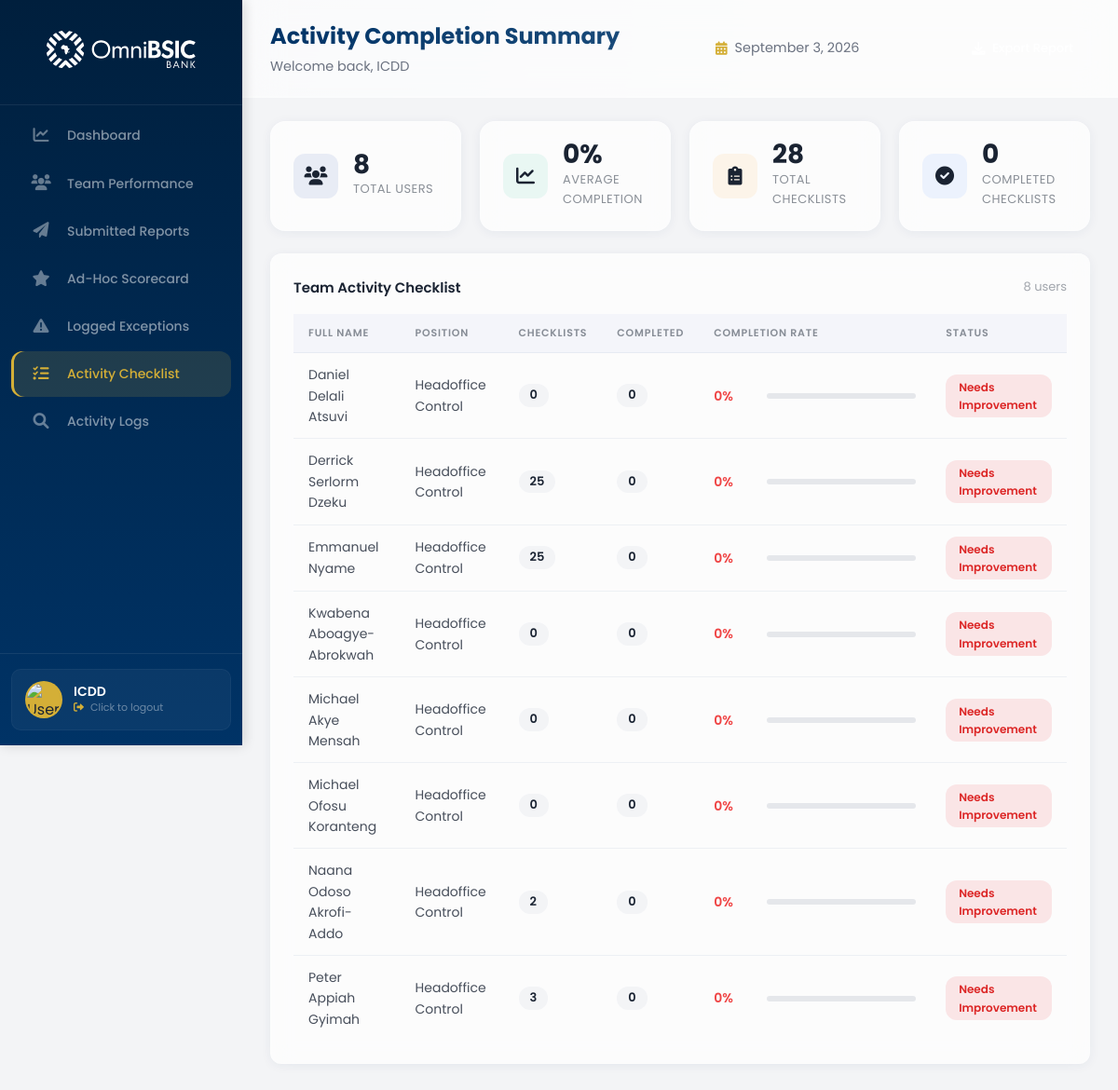
The app's page /adminboard/supervisor/checklist/ (signed in) with its own data.
### control_dashboard/models.py (models this page shows, shortened)
class UserProfile(models.Model):
    ROLE_CHOICES = [
        ('admin', 'Admin'),
        ('supervisor', 'Supervisor'),
        ('member', 'Member'),
    ]
    POSITION_CHOICES = [
        ('hc', 'Headoffice Control'),
        ('cc', 'Cluster Control'),
    ]
    STATUS_CHOICES = [
        ('active', 'Active'),
        ('inactive', 'Inactive'),
    ]
    user = models.OneToOneField(
        User,
        on_delete=models.CASCADE,
        related_name='profile',
        null=True,
        blank=True
    )
    email = models.EmailField(unique=True)
    full_name = models.CharField(max_length=200)
    username = models.CharField(max_length=150, unique=True, blank=True, null=True)
    position = models.CharField(max_length=50, choices=POSITION_CHOICES, default='member')
    role = models.CharField(max_length=50, choices=ROLE_CHOICES, default='member')
    status = models.CharField(max_length=50, choices=STATUS_CHOICES, default='active')
    created_at = models.DateTimeField(auto_now_add=True)
    updated_at = models.DateTimeField(auto_now=True)
    class Meta:
        db_table = 'user_profiles'
        ordering = ['full_name']

### control_dashboard/views.py (the view)
# urls.py: path('supervisor/checklist/', views.supervisor_checklist, name='supervisor_checklist'),
@login_required
def supervisor_checklist(request):
    try:
        user_profile = UserProfile.objects.get(email=request.user.email)
        if user_profile.role != 'supervisor' and user_profile.role != 'admin':
            messages.error(request, 'You do not have permission to access this page.')
            return redirect_dashboard(request.user)
    except UserProfile.DoesNotExist:
        return redirect_dashboard(request.user)
    team_members = UserProfile.objects.filter(role='member', status='active').order_by('full_name')
    all_checklists = Checklist.objects.filter(is_active=True)
    user_completion_data = []
    total_users = team_members.count()
    total_completed = 0
    total_completion_rate = 0
    for member in team_members:
        assigned_checklists = all_checklists.filter(
            Q(assigned_users=member) |
            Q(assignment_target='all') |
            Q(assignment_target=member.position)
        ).distinct()
        total_assigned = assigned_checklists.count()
        completed_checklists = ChecklistLog.objects.filter(
            user=member,
            checklist__in=assigned_checklists
        ).values_list('checklist_id', flat=True).distinct().count()
        if total_assigned > 0:
            completion_rate = int((completed_checklists / total_assigned) * 100)
        else:
            completion_rate = 0
        if completion_rate >= 90:
            status = 'success'
            status_text = 'Excellent'
        elif completion_rate >= 70:
            status = 'warning'
            status_text = 'Good'
        elif completion_rate >= 40:
            status = 'warning'
            status_text = 'In Progress'
        else:
            status = 'danger'
            status_text = 'Needs Improvement'
        total_completed += completed_checklists
        if total_assigned > 0:
            total_completion_rate += completion_rate
        user_completion_data.append({
            'user': member,
            'total_checklists': total_assigned,
            'completed_checklists': completed_checklists,
            'completion_rate': completion_rate,
            'status': status,
            'status_text': status_text,
        })
    if total_users > 0 and sum(d['total_checklists'] for d in user_completion_data) > 0:
        avg_completion = int(total_completion_rate / total_users)
    else:
        avg_completion = 0
    user_completion_data.sort(key=lambda x: x['completion_rate'], reverse=True)
    context = {
        'user_profile': user_profile,
        'user_completion_data': user_completion_data,
        'total_users': total_users,
        'avg_completion': avg_completion,
        'total_checklists': all_checklists.count(),
        'total_completed': total_completed,
        'all_checklists': all_checklists,
    }
    return render(request, 'control_dashboard/checklist-sup.html', context)

### control_dashboard/templates/control_dashboard/checklist-sup.html (shortened to what this page needs)
{% extends 'control_dashboard/base.html' %}
{% load static %}
{% block extra_css %}
<link rel="stylesheet" href="{% static 'stylesheets/supervisor-checklist.css' %}" type="text/css">
{% endblock %}
{% block dashboard_url %}{% url 'control_dashboard:supervisor_dashboard' %}{% endblock %}
{% block nav_links %}
<li><a href="{% url 'control_dashboard:supervisor_dashboard' %}">
    <span class="nav-icon"><i class="fas fa-chart-line"></i></span>
    <span class="nav-text">Dashboard</span>
</a></li>
<li><a href="{% url 'control_dashboard:team_performance' %}">
    <span class="nav-icon"><i class="fas fa-users"></i></span>
    <span class="nav-text">Team Performance</span>
</a></li>
<li><a href="{% url 'control_dashboard:submitted_reports' %}">
    <span class="nav-icon"><i class="fas fa-paper-plane"></i></span>
    <span class="nav-text">Submitted Reports</span>
</a></li>
<li><a href="{% url 'control_dashboard:ad_hoc_scorecard' %}">
    <span class="nav-icon"><i class="fas fa-star"></i></span>
    <span class="nav-text">Ad-Hoc Scorecard</span>
</a></li>
<li><a href="{% url 'control_dashboard:logged_exceptions' %}">
    <span class="nav-icon"><i class="fas fa-exclamation-triangle"></i></span>
    <span class="nav-text">Logged Exceptions</span>
</a></li>
<li class="active"><a href="{% url 'control_dashboard:supervisor_checklist' %}">
    <span class="nav-icon"><i class="fas fa-tasks"></i></span>
    <span class="nav-text">Activity Checklist</span>
</a></li>
<li><a href="{% url 'control_dashboard:supervisor_activity_logs' %}">
    <span class="nav-icon"><i class="fas fa-search"></i></span>
    <span class="nav-text">Activity Logs</span>
</a></li>
{% endblock %}
{% block page_title %}Activity Completion Summary{% endblock %}
{% block top_header_right %}
<button class="btn-export-header" onclick="exportReport()" title="Export Activity Data">
    <i class="fas fa-download"></i> Export Report
</button>
{% endblock %}
{% block content %}
<div class="stats-grid">
    <div class="stat-card">
        <div class="stat-icon primary"><i class="fas fa-users"></i></div>
        <div class="stat-info">
            <span class="stat-value">{{ total_users|default:0 }}</span>
            <span class="stat-label">Total Users</span>
        </div>
    </div>
    <div class="stat-card">
        <div class="stat-icon success"><i class="fas fa-chart-line"></i></div>
        <div class="stat-info">
            <span class="stat-value">{{ avg_completion|default:0 }}%</span>
            <span class="stat-label">Average Completion</span>
        </div>
    </div>
    <div class="stat-card">
        <div class="stat-icon warning"><i class="fas fa-clipboard-list"></i></div>
        <div class="stat-info">
            <span class="stat-value">{{ total_checklists|default:0 }}</span>
            <span class="stat-label">Total Checklists</span>
        </div>
    </div>
    <div class="stat-card">
        <div class="stat-icon info"><i class="fas fa-check-circle"></i></div>
        <div class="stat-info">
            <span class="stat-value">{{ total_completed|default:0 }}</span>
            <span class="stat-label">Completed Checklists</span>
        </div>
    </div>
</div>
<div class="table-container">
    <div class="table-header">
        <h4>Team Activity Checklist</h4>
        <span class="user-count">{{ user_completion_data|length }} users</span>
    </div>
    <div class="table-responsive">
        <table class="checklist-table">
            <thead>
                <tr>
                    <th>Full Name</th>
                    <th>Position</th>
                    <th class="text-center">Checklists</th>
                    <th class="text-center">Completed</th>
                    <th style="width: 30%;">Completion Rate</th>
                    <th class="text-center">Status</th>
                </tr>
            </thead>
            <tbody>
                {% for data in user_completion_data %}
                <tr onclick="viewUserDetail({{ data.user.id }})" class="user-row" data-user="{{ data.user.id }}" style="cursor: pointer;">
                    <td class="font-bold">
                        {{ data.user.full_name|default:data.user.email }}
                    </td>
                    <td>{{ data.user.get_position_display|default:"Member" }}</td>
                    <td class="text-center"><span class="task-count-badge">{{ data.total_checklists }}</span></td>
                    <td class="text-center"><span class="task-count-badge">{{ data.completed_checklists }}</span></td>
                    <td>
                        <div class="performance-metric-wrapper">
                            <span class="score-text {% if data.completion_rate >= 90 %}text-success{% elif data.completion_rate >= 70 %}text-warning{% else %}text-danger{% endif %}">
                                {{ data.completion_rate }}%
                            </span>
                            <div class="progress-track">
                            </div>
                        </div>
                    </td>
                    <td class="text-center">
                        <span class="status-badge {% if data.status == 'success' %}active{% elif data.status == 'warning' %}pending{% else %}inactive{% endif %}">
                            {{ data.status_text }}
                        </span>
                    </td>
                </tr>
                {% endfor %}
            </tbody>
        </table>
    </div>
</div>
{% endblock %}

### control_dashboard/templates/control_dashboard/base.html (shortened to what this page needs)
{% load static %}
<!DOCTYPE html>
<html>
    <head>
        <link rel="stylesheet" href="{% static 'stylesheets/base.css' %}" type="text/css">
        <link rel="stylesheet" href="https://cdnjs.cloudflare.com/ajax/libs/font-awesome/6.0.0-beta3/css/all.min.css">
        {% block extra_css %}{% endblock %}
    </head>
    <body>
        <div class="page-wrapper">
            <div class="nav-bar">
                <div class="logo">
                    <a href="{% block dashboard_url %}{% url 'control_dashboard:member_dashboard' %}{% endblock %}">
                        <img src="{% static 'images/OmniBSIC_Bank_Logo.svg' %}" alt="Bank Logo">
                    </a>
                </div>
                <ul class="nav-links">
                    {% block nav_links %}{% endblock %}
                </ul>
                <div class="nav-footer">
                    <div class="nav-profile-card" onclick="logoutUser()" style="cursor: pointer;" title="Click to logout">
                        <div class="nav-profile-img-wrapper">
                            <img src="{% static 'images/user-avatar.jpg' %}" alt="User Profile Image">
                        </div>
                        <div class="nav-profile-info">
                            <h4 class="nav-user-name">{{ user_profile.full_name|default:"User" }}</h4>
                            <p class="nav-user-role">
                                <i class="fas fa-sign-out-alt" style="font-size: 11px; margin-right: 4px;"></i>
                                Click to logout
                            </p>
                        </div>
                    </div>
                </div>
            </div>
            <div class="main-content-wrapper">
                <div class="top-header">
                    <div class="top-header-left">
                        <span class="page-title">{% block page_title %}Dashboard{% endblock %}</span>
                        {% block page_subtitle %}
                        <span class="page-subtitle">Welcome back, {{ user_profile.full_name|default:"User" }}</span>
                        {% endblock %}
                    </div>
                    {% block top_header_center %}
                    <div class="top-header-center">
                        <span class="header-date">
                            <i class="fas fa-calendar-alt"></i>
                            {% now "F j, Y" %}
                        </span>
                    </div>
                    {% endblock %}
                    <div class="top-header-right">
                        {% block top_header_right %}{% endblock %}
                    </div>
                </div>
                <div class="main-content">
                    {% block content %}{% endblock %}
                </div>
            </div>
        </div>
    </body>
</html>

### control_dashboard/static/stylesheets/supervisor-checklist.css (style rules this page uses)
.stats-grid { display: grid; grid-template-columns: repeat(4, 1fr); gap: 20px; margin-bottom: 24px; }
.stat-card { background: var(--glass-bg); backdrop-filter: blur(12px); -webkit-backdrop-filter: blur(12px); border: 1px solid var(--glass-border); border-radius: 16px; padding: 18px 24px; display: flex; align-items: center; gap: 16px; transition: all 0.3s ease; box-shadow: 0 2px 12px var(--glass-shadow); }
.stat-icon { width: 48px; height: 48px; border-radius: 12px; display: flex; align-items: center; justify-content: center; font-size: 20px; flex-shrink: 0; }
.stat-icon.primary { background: rgba(0, 51, 153, 0.08); color: var(--omni-primary); }
.stat-icon.success { background: rgba(16, 185, 129, 0.08); color: var(--omni-success); }
.stat-icon.warning { background: rgba(245, 158, 11, 0.08); color: var(--omni-warning); }
.stat-icon.info { background: rgba(59, 130, 246, 0.08); color: var(--omni-info); }
.stat-info { flex: 1; }
.stat-value { display: block; font-size: 28px; font-weight: 700; color: #1a2332; line-height: 1.2; }
.stat-label { display: block; font-size: 13px; color: rgba(26, 35, 50, 0.5); font-weight: 400; }
.table-responsive { overflow-x: auto; }
.checklist-table { width: 100%; border-collapse: collapse; background: transparent; font-size: 14px; }
.checklist-table thead { background: rgba(0, 51, 153, 0.03); }
.checklist-table thead th { color: rgba(26, 35, 50, 0.5); font-size: 11px; font-weight: 600; text-transform: uppercase; letter-spacing: 0.8px; text-align: left; padding: 12px 16px; border-bottom: 1px solid var(--glass-border-dark); }
.checklist-table tbody td { padding: 12px 16px; color: rgba(26, 35, 50, 0.8); border-bottom: 1px solid var(--glass-border-dark); vertical-align: middle; }
.checklist-table tbody tr { cursor: pointer; transition: background 0.2s ease; }
.checklist-table tbody tr:last-child td { border-bottom: none; }
.user-count { font-size: 13px; color: rgba(26, 35, 50, 0.4); }
.performance-metric-wrapper { display: flex; align-items: center; gap: 12px; }
.score-text { font-weight: 600; font-size: 14px; min-width: 45px; }
.text-danger { color: #ef4444; }
.progress-track { flex: 1; height: 8px; background: #e5e7eb; border-radius: 4px; overflow: hidden; }
.task-count-badge { display: inline-block; padding: 2px 12px; background: #f3f4f6; border-radius: 12px; font-size: 13px; font-weight: 600; color: #1a2332; }
.status-badge { display: inline-block; padding: 4px 14px; border-radius: 12px; font-size: 12px; font-weight: 600; text-transform: capitalize; }
.status-badge.inactive { background: rgba(239, 68, 68, 0.12); color: #dc2626; }
.btn-export-header { display: inline-flex; align-items: center; gap: 8px; padding: 8px 18px; background: var(--omni-primary); color: #ffffff; border: none; border-radius: 12px; cursor: pointer; font-size: 13px; font-weight: 500; font-family: 'Poppins', sans-serif; transition: all 0.3s ease; white-space: nowrap; }
.btn-export-header i { font-size: 14px; }
.progress-track { flex: 1; height: 6px; background: #e5e7eb; border-radius: 4px; overflow: hidden; }

### records on screen
UserProfile: full_name "ICDD"
UserProfile: user.full_name "Daniel Delali Atsuvi", user.position "Headoffice Control", total_checklists "0", completed_checklists "0", completion_rate "0", status_text "Needs Improvement"
UserProfile: user.full_name "Derrick Serlorm Dzeku", user.position "Headoffice Control", total_checklists "25", completed_checklists "0", completion_rate "0", status_text "Needs Improvement"
UserProfile: user.full_name "Emmanuel Nyame", user.position "Headoffice Control", total_checklists "25", completed_checklists "0", completion_rate "0", status_text "Needs Improvement"
UserProfile: user.full_name "Kwabena Aboagye-Abrokwah", user.position "Headoffice Control", total_checklists "0", completed_checklists "0", completion_rate "0", status_text "Needs Improvement"
UserProfile: user.full_name "Michael Akye Mensah", user.position "Headoffice Control", total_checklists "0", completed_checklists "0", completion_rate "0", status_text "Needs Improvement"
UserProfile: user.full_name "Michael Ofosu Koranteng", user.position "Headoffice Control", total_checklists "0", completed_checklists "0", completion_rate "0", status_text "Needs Improvement"
UserProfile: user.full_name "Naana Odoso Akrofi-Addo", user.position "Headoffice Control", total_checklists "2", completed_checklists "0", completion_rate "0", status_text "Needs Improvement"
UserProfile: user.full_name "Peter Appiah Gyimah", user.position "Headoffice Control", total_checklists "3", completed_checklists "0", completion_rate "0", status_text "Needs Improvement"

### other values on screen
{{ total_users|default:0 }} "8"
{{ avg_completion|default:0 }} "0"
{{ total_checklists|default:0 }} "28"
{{ total_completed|default:0 }} "0"
{{ user_completion_data|length }} "8"
